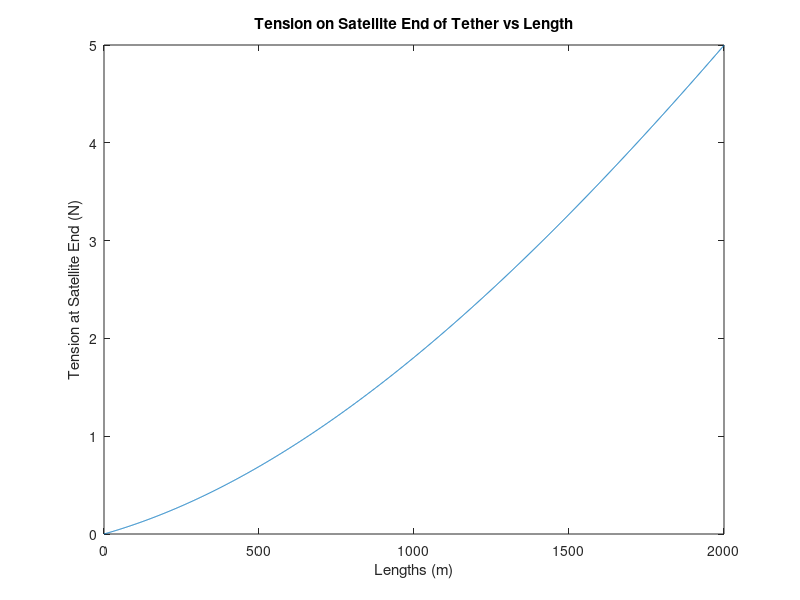

Recreate this plot in MATLAB.
% This script plots the tension in the tether along the length of the
% tether.

% TODO: update constants to default simulator values

lengths = 0:1:2000;
N = length(lengths);
satTension = zeros(1, N);

%todo input the diameter of the tether for accurate mass. 
d = 0.0003; % m, diameter of the tether
mTotal = 1.3; %kg, sat
m2 = 0.05; %kg, weight
r1 = 400000; %m, rad of sat end from earth center
rho = 1738; %kg/m^3, density of Mg
A = (pi*d^2)/4; %m^2 cross sectional area of the tether assuming cylindrical
mu = 3.986004418*10^14; %earth grav parameter

% Length of the tether in metres
for i=1:N
    L = lengths(i);
    mT = rho*L*A; %mass of tether
    m1 = mTotal - mT - m2; % mass of the satellite without tether
    
    r2 = r1-L;   %radius of weight from earth center
    rT = (r1+r2)/2; %radius of tether CoM from earth center
    r0 = (m1*r1 + m2*r2 + mT*rT)/(m1+m2+mT); %radius of CoM from earth center
    
    omega = sqrt(mu/r0^3); %angular velocity of the sat
    
    satTension(i) = m1*r1*omega^2 - mu*m1/r1^2; %tension at sat end
end

close()
plot(lengths, satTension)
title("Tension on Satellite End of Tether vs Length")
xlabel("Lengths (m)")
ylabel("Tension at Satellite End (N)")
